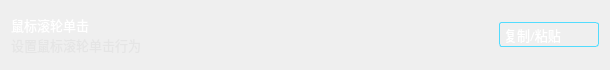
           <widget class="QWidget" name="verticalWidget_26" native="true">
            <property name="minimumSize">
             <size>
              <width>0</width>
              <height>70</height>
             </size>
            </property>
            <property name="maximumSize">
             <size>
              <width>16777215</width>
              <height>70</height>
             </size>
            </property>
            <property name="styleSheet">
             <string notr="true">#verticalWidget_26{background-color: rgba(223, 223, 223,50);
border-radius: 5px;}</string>
            </property>
            <layout class="QHBoxLayout" name="horizontalLayout_35">
             <item>
              <widget class="QWidget" name="horizontalWidget_25" native="true">
               <property name="minimumSize">
                <size>
                 <width>0</width>
                 <height>40</height>
                </size>
               </property>
               <property name="maximumSize">
                <size>
                 <width>16777215</width>
                 <height>40</height>
                </size>
               </property>
               <layout class="QVBoxLayout" name="verticalLayout_30">
                <property name="spacing">
                 <number>0</number>
                </property>
                <property name="leftMargin">
                 <number>0</number>
                </property>
                <property name="topMargin">
                 <number>0</number>
                </property>
                <property name="rightMargin">
                 <number>0</number>
                </property>
                <property name="bottomMargin">
                 <number>0</number>
                </property>
                <item>
                 <widget class="QLabel" name="label_63">
                  <property name="font">
                   <font>
                    <family>OPPOSans B</family>
                    <pointsize>10</pointsize>
                    <stylestrategy>PreferAntialias</stylestrategy>
                   </font>
                  </property>
                  <property name="styleSheet">
                   <string notr="true">color: rgb(255, 255, 255);</string>
                  </property>
                  <property name="text">
                   <string>鼠标滚轮单击</string>
                  </property>
                 </widget>
                </item>
                <item>
                 <widget class="QLabel" name="label_64">
                  <property name="minimumSize">
                   <size>
                    <width>0</width>
                    <height>20</height>
                   </size>
                  </property>
                  <property name="maximumSize">
                   <size>
                    <width>16777215</width>
                    <height>20</height>
                   </size>
                  </property>
                  <property name="font">
                   <font>
                    <family>OPPOSans B</family>
                    <pointsize>10</pointsize>
                    <stylestrategy>PreferAntialias</stylestrategy>
                   </font>
                  </property>
                  <property name="styleSheet">
                   <string notr="true">color: rgba(223, 223, 223, 150);</string>
                  </property>
                  <property name="text">
                   <string>设置鼠标滚轮单击行为</string>
                  </property>
                 </widget>
                </item>
               </layout>
              </widget>
             </item>
             <item>
              <spacer name="horizontalSpacer_63">
               <property name="orientation">
                <enum>Qt::Horizontal</enum>
               </property>
               <property name="sizeHint" stdset="0">
                <size>
                 <width>352</width>
                 <height>20</height>
                </size>
               </property>
              </spacer>
             </item>
             <item>
              <widget class="QComboBox" name="comboBox_8">
               <property name="minimumSize">
                <size>
                 <width>100</width>
                 <height>25</height>
                </size>
               </property>
               <property name="maximumSize">
                <size>
                 <width>100</width>
                 <height>25</height>
                </size>
               </property>
               <property name="font">
                <font>
                 <family>OPPOSans B</family>
                 <pointsize>10</pointsize>
                 <stylestrategy>PreferAntialias</stylestrategy>
                </font>
               </property>
               <property name="styleSheet">
                <string notr="true">QComboBox{
	color:#ffffff;
	border:1px solid #52DCFE;
	border-radius:3px;
	background:transparent;
}
QComboBox:disabled{
	border:1px solid gray;
	color:gray;
}

QComboBox::drop-down{
	background:transparent;
}
QComboBox::down-arrow{
	border-image: url(:/lib/up.png);
    width:20px;
	height:20px;
}


QComboBox::down-arrow:enabled{
	color:#52DCFE;
}
QComboBox QAbstractItemView{
	outline:0px solid gray;
	border:1px solid #52DCFE;
	color:#ffffff;
	background-color:#000000;
	selection-background-color:#52DCFE;
}</string>
               </property>
               <property name="iconSize">
                <size>
                 <width>20</width>
                 <height>20</height>
                </size>
               </property>
               <item>
                <property name="text">
                 <string>复制/粘贴</string>
                </property>
               </item>
               <item>
                <property name="text">
                 <string>弹出菜单</string>
                </property>
               </item>
              </widget>
             </item>
            </layout>
           </widget>
